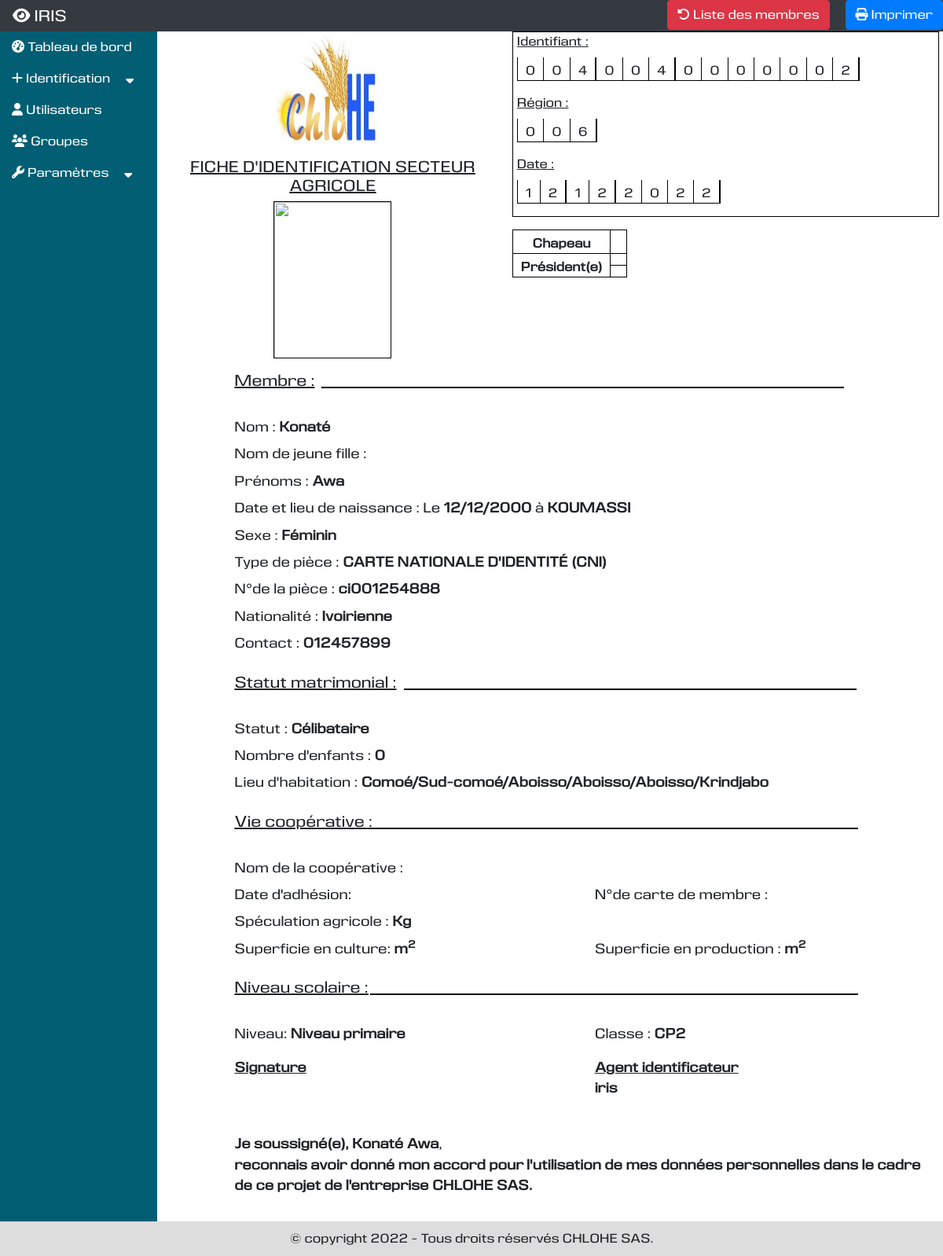
/presentation/imprimer-secteuragricole/10 (signed in), run on an earlier commit of the app's database.
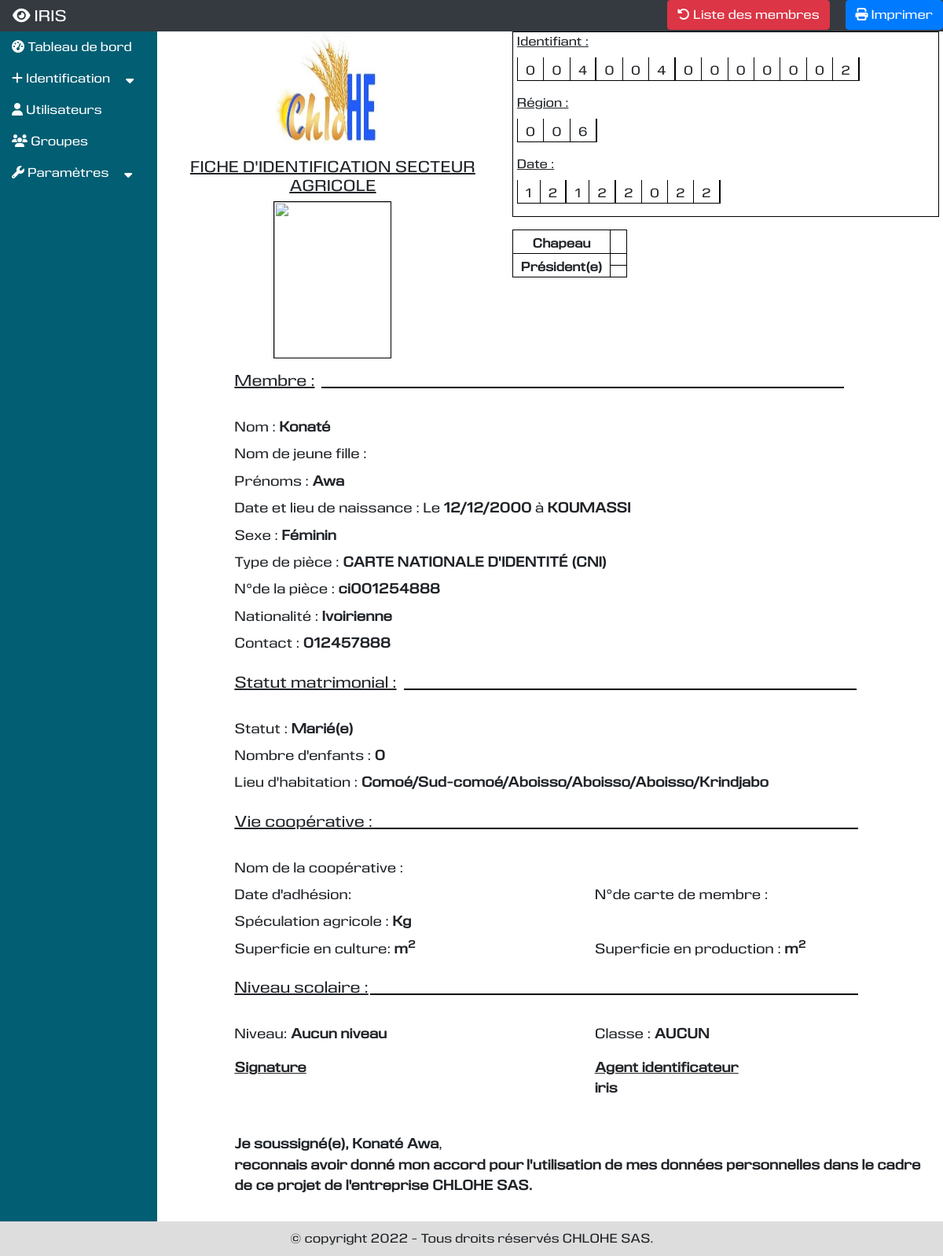
And on a later commit of the database.
### vieprofessionnelle/models.py (models this page shows, shortened)
class Membre(models.Model):
    identifiant = models.CharField(max_length=13, null=True,blank=True, default=None, unique=True, verbose_name="Identifiant")
    nom = models.CharField(max_length=250, null=False,blank=False, verbose_name="Nom")
    nomjeunefille = models.CharField(max_length=250, null=True,blank=True,default="", verbose_name="Nom de jeune fille")
    prenoms = models.CharField(max_length=250, null=True,blank=True, default="", verbose_name="Prénoms")
    nom_prenoms = models.CharField(max_length=250, null=True,blank=True, default="",db_index=True, verbose_name="Nom et prénoms")
    actif = models.BooleanField(default=False)
    numerobadge = models.CharField(max_length=250,null=True,blank=True,  default=None, unique=True,verbose_name="N°Badge")
    qrcode = models.CharField(max_length=250,null=True,blank=True, default=None,unique=True,verbose_name="QR Code")
    dateenre = models.DateField(default=None, null=True, blank=True, verbose_name="Date d'enregistrement")
    date_naissance = models.DateField(default=None, null=True, blank=True, verbose_name="Date de naissance")
    contact = models.CharField(max_length=50, default=None, unique=True, verbose_name="Contact")
    numeropiece = models.CharField(max_length=100,default=None, unique=True, verbose_name="N°de la pièce")
    secteurs = models.ManyToManyField(Secteur)
    typepiece = models.ForeignKey(TypePiece, null=True, on_delete=models.SET_NULL)
    niveauscolaire = models.ForeignKey(NiveauScolaire, null=True, on_delete=models.SET_NULL)
    sexe = models.ForeignKey(Sexe, null=True, on_delete=models.SET_NULL)
    nationalite = models.ForeignKey(Nationalite, null=True, on_delete=models.SET_NULL)
    parents = models.ManyToManyField("Parent")
    situationmatrimoniale = models.ForeignKey(SituationMatrimoniale, null=True, on_delete=models.SET_NULL)
    quartier = models.ForeignKey(Quartier, null=True, on_delete=models.SET_NULL)
    lieunaissance = models.ForeignKey(Commune, null=True, on_delete=models.SET_NULL)
    utilisateur = models.ForeignKey(User, null=True, on_delete=models.SET_NULL)
    def get_region(self):
        return self.quartier.commune.ville.departement.region.code
    def get_nombre_parent(self, libelle):
        return self.parents.filter(typeparent__libelle=libelle).count()
    def get_lieu_habitation(self):
        return f"{self.quartier.commune.ville.departement.region.district.libelle}/" \
               f"{self.quartier.commune.ville.departement.region.libelle}/" \
               f"{self.quartier.commune.ville.departement.libelle}/" \
               f"{self.quartier.commune.ville.libelle}/" \
               f"{self.quartier.commune.libelle}/" \
               f"{self.quartier.libelle}"

### etatcivil/models.py (models this page shows, shortened)
class SituationMatrimoniale(models.Model):
    situation = models.CharField(max_length=50, unique=True)

class NiveauScolaire(models.Model):
    classe = models.CharField(max_length=250, verbose_name="Classe", unique=True)
    niveau = models.ForeignKey(Niveau,null=True, on_delete=models.SET_NULL)

class Niveau(models.Model):
    niveau = models.CharField(max_length=250, verbose_name="Niveau", unique=True)

class Sexe(models.Model):
    code = models.CharField(max_length=1, unique=True)
    libelle = models.CharField(max_length=50, verbose_name="Libellé", unique=True)

class TypePiece(models.Model):
    type = models.CharField(max_length=100, unique=True)
    libelle = models.CharField(max_length=250, verbose_name="Libellé", unique=True)

class Nationalite(models.Model):
    code = models.CharField(max_length=3, unique=True)
    nationalite = models.CharField(max_length=100, verbose_name="Nationalité", unique=True)
    pays = models.CharField(max_length=250, verbose_name="Pays", unique=True)

### localisation/models.py (models this page shows, shortened)
class Region(models.Model):
    code = models.CharField(max_length=100, unique=True)
    libelle = models.CharField(max_length=250, verbose_name="Region", unique=True)
    district = models.ForeignKey(District,on_delete=models.SET_NULL, null=True)

class Commune(models.Model):
    code = models.CharField(max_length=100, unique=True)
    libelle = models.CharField(max_length=250, verbose_name="Commune", unique=True)
    ville = models.ForeignKey(Ville,on_delete=models.SET_NULL, null=True)

### presentation/views.py (the view)
# urls.py: path('imprimer-secteuragricole/<str:id>', views.imprimer_secteuragricole, name='imprimer_secteuragricole'),
@login_required
@permission_required('vieprofessionnelle.view_membre', raise_exception=True)
def imprimer_secteuragricole(request, id):
    if request.method == "GET":
        try:
            membre = Membre.objects.get(id=id)
        except Membre.DoesNotExist:
            messages.error(request, "Ce membre n'existe pas.")
            return HttpResponseRedirect(reverse('presentation:ajouter_secteuragricole'))
        membre.get_region = membre.get_region()
        membre.secteuragricole = membre.secteuragricole_set.first()
        membre.nombrefemme = membre.get_nombre_parent('Femme')
        membre.nombreenfant = membre.get_nombre_parent('Enfant')
        membre.lieu_habitation = membre.get_lieu_habitation()
        try:
            document = Document.objects.get(membre=membre)
            membre.photo = document.get_photo_membre()
        except Document.DoesNotExist:
            pass
        try:
            membre.cooperative = MembreSecteurAgricole.objects.get(membre=membre, secteuragricole=membre.secteuragricole)
        except MembreSecteurAgricole.DoesNotExist:
            pass
        context = {
            'title': "Fiche d'identification Secteur Agricole",
            'membre': membre,
        }
        return render(request,'presentation/imprimer_secteuragricole.html', context)
    return HttpResponseRedirect(reverse('presentation:ajouter_secteuragricole'))

### presentation/templatetags/presentation_filtre.py (called while the page is built)
@register.filter
def liste(variable, parametre):
    try:
        return variable[parametre]
    except:
        return ""

### presentation/templates/presentation/imprimer_secteuragricole.html (shortened to what the changed rows need)
{% extends 'utilisateur/base.html' %}
{% load static %}
{% load presentation_filtre %}
{% block tableau_de_bord %}
<div id="pageImprimer" style="background:white;">
    <div class="row mb-3">
        <div class="form-row" style="margin:0px;padding:0px;">
            <div class="col ml-3" >
                <div style="border: 1px double black; padding-left:5px;  padding-right:100px;">
                    <div class="mb-3">
                        <table>
                            <tr>
                                <td style="border-left:1px solid black; border-right:1px solid black; border-bottom:1px solid black; padding:5px 10px 0 10px;">
                                    {{membre.identifiant|liste:0}}
                                </td>
                                <td style="border-left:1px solid black; border-right:1px solid black; border-bottom:1px solid black; padding:5px 10px 0 10px;">
                                    {{membre.identifiant|liste:1}}
                                </td>
                                <td style="border-left:1px solid black; border-right:2px solid black; border-bottom:1px solid black; padding:5px 10px 0 10px;">
                                    {{membre.identifiant|liste:2}}
                                </td>
                                <td style="border-left:1px solid black; border-right:1px solid black; border-bottom:1px solid black; padding:5px 10px 0 10px;">
                                    {{membre.identifiant|liste:3}}
                                </td>
                                <td style="border-left:1px solid black; border-right:1px solid black; border-bottom:1px solid black; padding:5px 10px 0 10px;">
                                    {{membre.identifiant|liste:4}}
                                </td>
                                <td style="border-left:1px solid black; border-right:2px solid black; border-bottom:1px solid black; padding:5px 10px 0 10px;">
                                    {{membre.identifiant|liste:5}}
                                </td>
                                <td style="border-left:1px solid black; border-right:1px solid black; border-bottom:1px solid black; padding:5px 10px 0 10px;">
                                    {{membre.identifiant|liste:6}}
                                </td>
                                <td style="border-left:1px solid black; border-right:1px solid black; border-bottom:1px solid black; padding:5px 10px 0 10px;">
                                    {{membre.identifiant|liste:7}}
                                </td>
                                <td style="border-left:1px solid black; border-right:1px solid black; border-bottom:1px solid black; padding:5px 10px 0 10px;">
                                    {{membre.identifiant|liste:8}}
                                </td>
                                <td style="border-left:1px solid black; border-right:1px solid black; border-bottom:1px solid black; padding:5px 10px 0 10px;">
                                    {{membre.identifiant|liste:9}}
                                </td>
                                <td style="border-left:1px solid black; border-right:1px solid black; border-bottom:1px solid black; padding:5px 10px 0 10px;">
                                    {{membre.identifiant|liste:10}}
                                </td>
                                <td style="border-left:1px solid black; border-right:1px solid black; border-bottom:1px solid black; padding:5px 10px 0 10px;">
                                    {{membre.identifiant|liste:11}}
                                </td>
                                <td style="border-left:1px solid black; border-right:2px solid black; border-bottom:1px solid black; padding:5px 10px 0 10px;">
                                    {{membre.identifiant|liste:12}}
                                </td>
                            </tr>
                        </table>
                    </div>
                    <div class="mb-3">
                        <table>
                            <tr>
                                <td style="border-left:1px solid black; border-right:1px solid black; border-bottom:1px solid black; padding:5px 10px 0 10px;">
                                    {{membre.get_region|liste:0}}
                                </td>
                                <td style="border-left:1px solid black; border-right:1px solid black; border-bottom:1px solid black; padding:5px 10px 0 10px;">
                                    {{membre.get_region|liste:1}}
                                </td>
                                <td style="border-left:1px solid black; border-right:2px solid black; border-bottom:1px solid black; padding:5px 10px 0 10px;">
                                    {{membre.get_region|liste:2}}
                                </td>
                            </tr>
                        </table>
                    </div>
                    <div class="mb-3">
                        <table>
                            <tr>
                                <td style="border-left:1px solid black; border-right:1px solid black; border-bottom:1px solid black; padding:5px 10px 0 10px;">
                                    {{membre.dateenre|date:'d'|liste:0}}
                                </td>
                                <td style="border-left:1px solid black; border-right:2px solid black; border-bottom:1px solid black; padding:5px 10px 0 10px;">
                                    {{membre.dateenre|date:'d'|liste:1}}
                                </td>
                                <td style="border-left:1px solid black; border-right:1px solid black; border-bottom:1px solid black; padding:5px 10px 0 10px;">
                                    {{membre.dateenre|date:'m'|liste:0}}
                                </td>
                                <td style="border-left:1px solid black; border-right:2px solid black; border-bottom:1px solid black; padding:5px 10px 0 10px;">
                                    {{membre.dateenre|date:'m'|liste:1}}
                                </td>
                                <td style="border-left:1px solid black; border-right:1px solid black; border-bottom:1px solid black; padding:5px 10px 0 10px;">
                                    {{membre.dateenre|date:'Y'|liste:0}}
                                </td>
                                <td style="border-left:1px solid black; border-right:1px solid black; border-bottom:1px solid black; padding:5px 10px 0 10px;">
                                    {{membre.dateenre|date:'Y'|liste:1}}
                                </td>
                                <td style="border-left:1px solid black; border-right:1px solid black; border-bottom:1px solid black; padding:5px 10px 0 10px;">
                                    {{membre.dateenre|date:'Y'|liste:2}}
                                </td>
                                <td style="border-left:1px solid black; border-right:2px solid black; border-bottom:1px solid black; padding:5px 10px 0 10px;">
                                    {{membre.dateenre|date:'Y'|liste:3}}
                                </td>
                            </tr>
                        </table>
                    </div>
                </div>
            </div>
        </div>
    </div>
    <div class="row mb-3" style="font-size:1.1em;">
        <div class="col-md-11 offset-1">
            <div class="mb-2">
                Nom : <strong>{{membre.nom}}</strong>
            </div>
            <div class="mb-2">
                Prénoms : <strong>{{membre.prenoms}}</strong>
            </div>
            <div class="mb-2">
                Date et lieu de naissance : Le <strong>{{membre.date_naissance|date:'d/m/Y'}}</strong> à <strong>{{membre.lieunaissance.libelle|upper}}</strong>
            </div>
            <div class="mb-2">
                Sexe : <strong>{{membre.sexe.libelle}}</strong>
            </div>
            <div class="mb-2">
                Type de pièce : <strong>{{membre.typepiece.libelle}} ({{membre.typepiece.type}})</strong>
            </div>
            <div class="mb-2">
                N°de la pièce : <strong>{{membre.numeropiece}}</strong>
            </div>
            <div class="mb-2">
                Nationalité : <strong>{{membre.nationalite.nationalite}}</strong>
            </div>
            <div class="mb-2">
                Contact : <strong>{{membre.contact}}</strong>
            </div>
        </div>
    </div>
    <div class="row mb-3" style="font-size:1.1em;">
        <div class="col-md-11 offset-1">
            <div class="mb-2">
                Statut : <strong>{{membre.situationmatrimoniale.situation}}</strong>
            </div>
            <div class="mb-2">
                Nombre d'enfants : <strong>{{membre.nombreenfant}}</strong>
            </div>
            <div class="mb-2">
                Lieu d'habitation : <strong>{{membre.lieu_habitation}}</strong>
            </div>
        </div>
    </div>
    <div class="row" style="font-size:1.1em; margin-bottom:45px;">
        <div class="col-md-11 offset-1">
            <div class="row mb-3">
                <div class="col">
                    Niveau: <strong>{{membre.niveauscolaire.niveau.niveau}}</strong>
                </div>
                <div class="col">
                    Classe : <strong>{{membre.niveauscolaire.classe}}</strong>
                </div>
            </div>
            <div class="row">
                <div class="col">
                    <strong style="text-decoration:underline; display:block">Agent identificateur</strong>
                    <strong>{{membre.utilisateur.get_full_name|default:membre.utilisateur}}</strong>
                </div>
            </div>
        </div>
    </div>
    <div class="row" style="font-size:1.1em;">
        <div class="col-md-11 offset-1">
            <div>
                <strong>Je soussigné(e),</strong> <strong>{{membre.nom_prenoms}}</strong>,
            </div>
        </div>
    </div>
</div>
{% endblock %}

What changed in the data, as far as the page shows it:
changed Membre "Konaté": contact "012457899" → "012457888"; situationmatrimoniale.situation "Célibataire" → "Marié(e)"; niveauscolaire.niveau.niveau "Niveau primaire" → "Aucun niveau"; niveauscolaire.classe "CP2" → "AUCUN"
